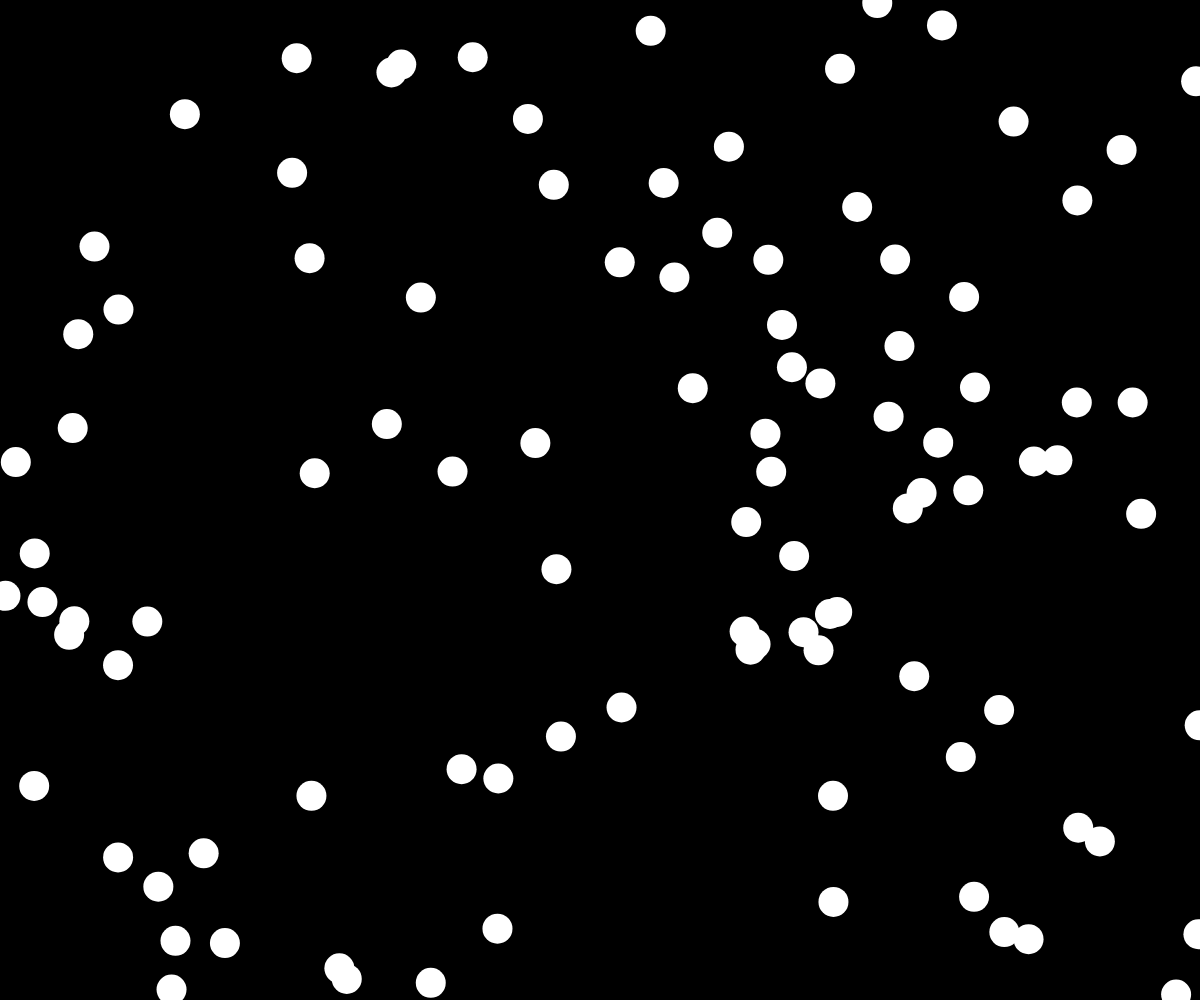
Frame 1 (no input)
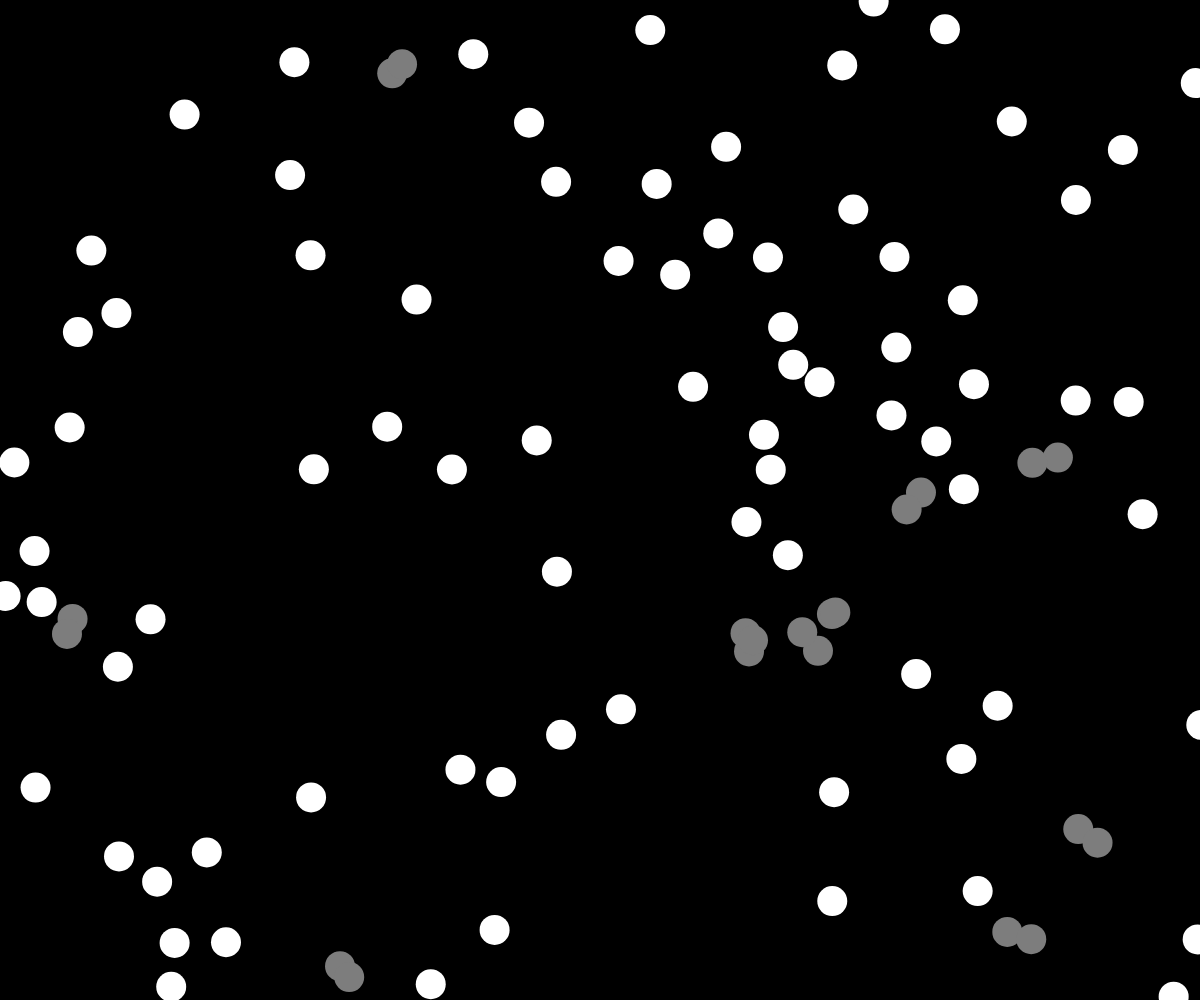
Frame 60 (no input)
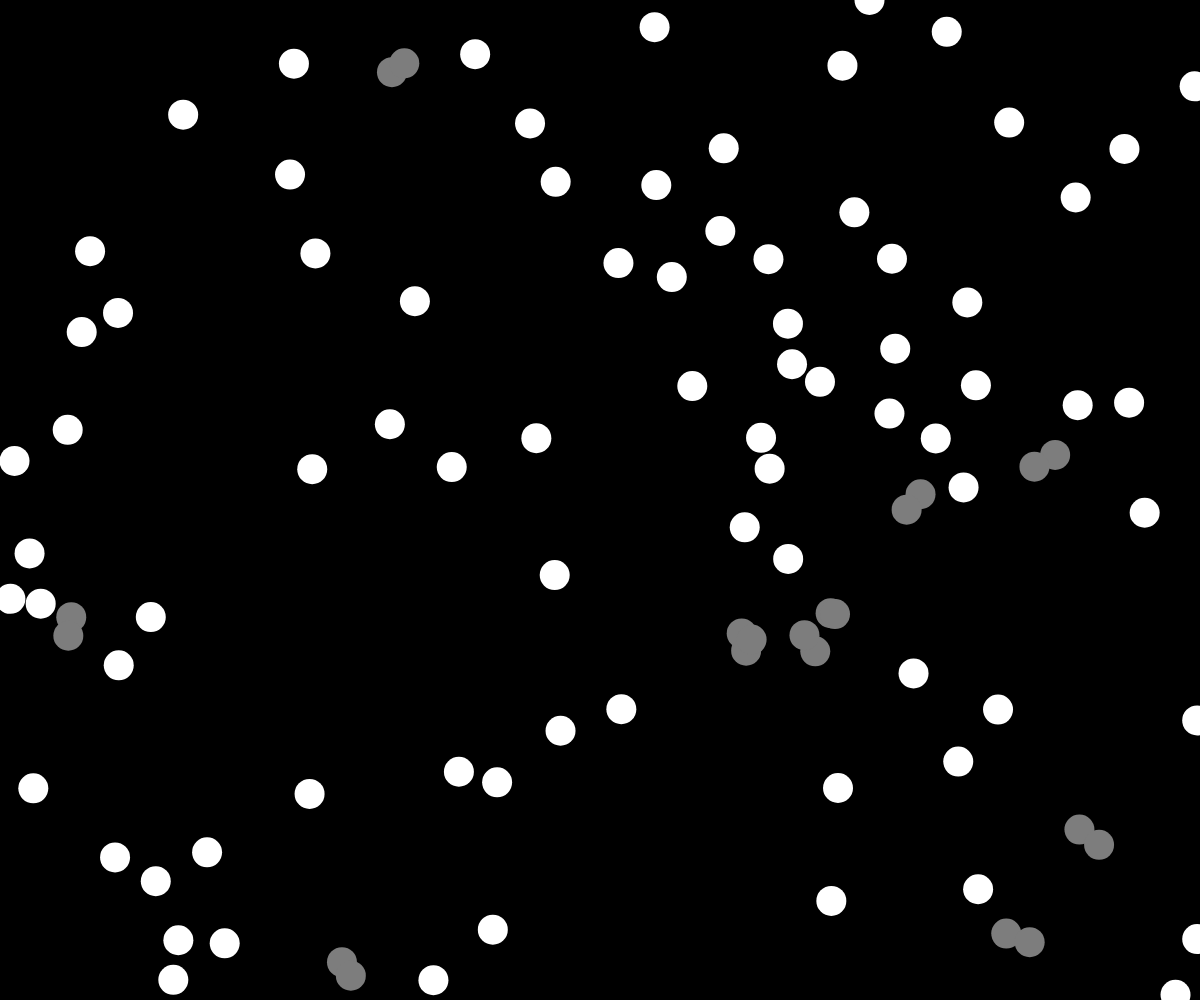
Frame 120 (the mouse pressed at the canvas centre since frame 60)

The p5.js sketch that drew these frames (run headless with seeded random() and noise() and a simulated clock; from frame 60 on, the mouse is pressed at the canvas centre):

// p5.js sketch
// ── sketch.js

let blobs = [];

function setup() { 
	createCanvas(windowWidth, windowHeight);

	for (i = 0; i < 100; i++) { 
		x = random(width);
		y = random(height);

		blobs[i] = new Rectangle(x,y, 30);
	}

}




function draw() {
	background(0); 



	noStroke();
	fill(255);

	for (i = 0; i < blobs.length; i++) { 
	blobs[i].show();
	blobs[i].move();

	blobs[i].changeColor(255);

	for (let other of blobs) { 
		if (other != blobs[i] && blobs[i].intersection(other.x, other.y, other.l)) {
			blobs[i].changeColor(125);
		}
	// 	background(60,170,180);
	// }
	}
}
}


class Rectangle { 
	constructor(x,y,l,number) { 

		this.x = x;
		this.y = y;
		this.l = l;
		this.number = number;
		this.brightness = 255;
	}

	show() { 
		fill(this.brightness);
		ellipse(this.x, this.y, this.l);	
	}

	//write number inside of rectangle
	write_nr() { 
		textSize(7);
		textStyle(BOLD);
		fill(0);
		text(this.number, this.x-this.l/4, this.y+l/6);

	}


	move() { 
		this.x += random(-0.5,0.5) 
		this.y += random(-0.5,0.5) 
	}

	contains(px,py) { 

		if (dist(this.x, this.y, px, py) < this.l) {
			return true;
		} else { 
			return false;

				}
		}

   intersection(blob2x, blob2y, blob2l) {

	if (dist(this.x,this.y,blob2x,blob2y) < (this.l/2 + blob2l/2)) { 
		return true;
	 } else {
		return false; 
	 }
	}

	

	changeColor(bright) { 

			this.brightness = bright;
	}
}
